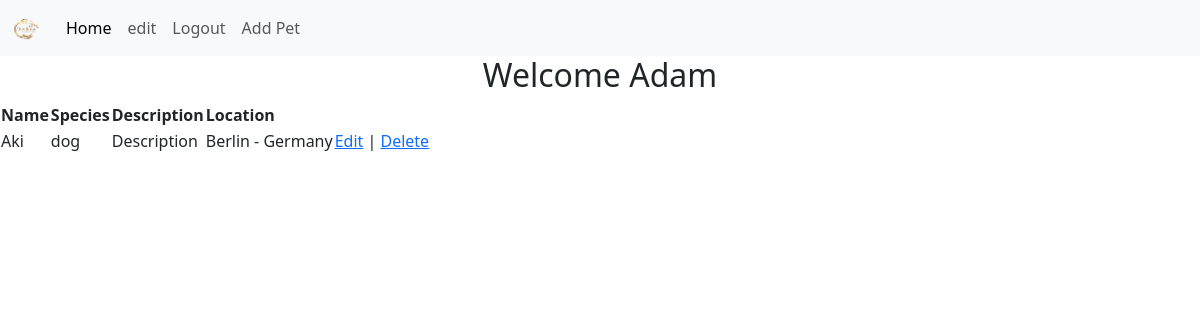
The app's page /dashboard.php (signed in) with its own data.
### tables this page shows
CREATE TABLE `users` (
  `id` int(11) NOT NULL,
  `username` varchar(255) NOT NULL,
  `password` varchar(255) NOT NULL,
  `email` varchar(255) NOT NULL,
  `registration_date` date DEFAULT curdate(),
  `pictures` varchar(255) DEFAULT NULL,
  `role` enum('user','admin') DEFAULT 'user'
);

CREATE TABLE `pets` (
  `id` int(11) NOT NULL,
  `name` varchar(255) DEFAULT NULL,
  `species` enum('dog','cat','bird','hamster','fish','other') DEFAULT NULL,
  `description` text DEFAULT NULL,
  `location` varchar(255) DEFAULT NULL,
  `added_by` int(11) DEFAULT NULL,
  `breed` varchar(100) DEFAULT 'No Breed',
  `status` enum('not adopted','adopted','pending') DEFAULT 'not adopted',
  `age` int(11) NOT NULL,
  `image` varchar(150) DEFAULT 'default.jpg',
  `size` enum('small','medium','big') NOT NULL
);

### dashboard.php (the view, shortened to what this page needs)
<?php
    require_once "db_connect.php";
    $sql = "SELECT * FROM users WHERE id = {$_SESSION["admin"]}";
    $result = mysqli_query($connection, $sql);
    $row = mysqli_fetch_assoc($result);
    $query = "SELECT * FROM pets";
    $result = $connection->query($query);
?>
<!DOCTYPE html>
<html lang="en">
<head>
    <link href="https://cdn.jsdelivr.net/npm/bootstrap@5.3.0/dist/css/bootstrap.min.css" rel="stylesheet">
</head>
<body>
    <nav class="navbar navbar-expand-lg bg-body-tertiary">
        <div class="container-fluid">
            <a class="navbar-brand" href="#">
                <img src="pictures/<?= $row["pictures"] ?>" alt="user pic" width="30" height="24">
            </a>
            <ul class="navbar-nav me-auto mb-2 mb-lg-0">
                <li class="nav-item">
                    <a class="nav-link active" aria-current="page" href="#">Home</a>
                </li>
                <li class="nav-item">
                <a class="nav-link" href="login_logout_register_crud/update.php?id=<?= $row["id"] ?>">edit</a>
                </li>
                <li class="nav-item">
                    <a class="nav-link" href="login_logout_register_crud/logout.php?logout">Logout</a>
                </li>
                <li class="nav-item">
                    <a class="nav-link" href="pet_crud/add_pet.php?add_pet">Add Pet</a>
                </li>
            </ul>
        </div>
    </nav>
    <h2 class="text-center">Welcome <?= $row["username"]  ?></h2>
    <table>
    <thead>
        <tr>
            <th>Name</th>
            <th>Species</th>
            <th>Description</th>
            <th>Location</th>
        </tr>
    </thead>
    <tbody>
        <?php while($row = $result->fetch_assoc()): ?>
            <tr>
                <td><?= $row['name'] ?></td>
                <td><?= $row['species'] ?></td>
                <td><?= $row['description'] ?></td>
                <td><?= $row['location'] ?></td>
                <td>
                    <a href="pet_crud/edit_pet.php?id=<?= $row['id'] ?>">Edit</a> |
                    <a href="pet_crud/delete_pet.php?id=<?= $row['id']; ?>" onclick="return confirm('Are you sure you want to delete this pet?');">Delete</a>
                </td>
            </tr>
        <?php endwhile; ?>
    </tbody>
</table>
</body>
</html>

### records on screen
users: pictures (picture), username "Adam"
pets: name "Aki", species "dog", description "Description", location "Berlin - Germany"
